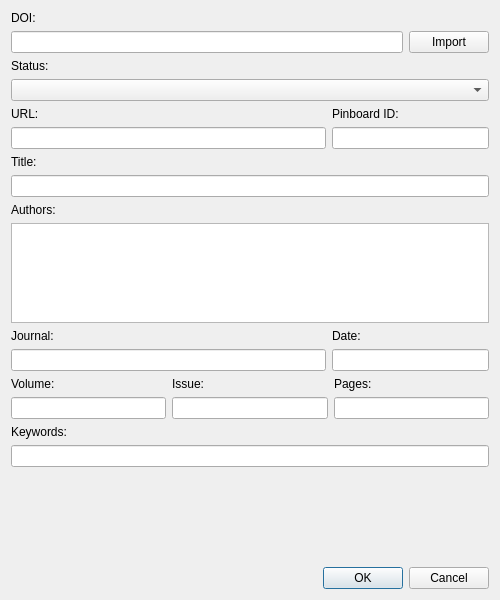
<?xml version="1.0" encoding="UTF-8"?>
<ui version="4.0">
 <class>DialogArticle</class>
 <widget class="QDialog" name="DialogArticle">
  <property name="geometry">
   <rect>
    <x>0</x>
    <y>0</y>
    <width>500</width>
    <height>600</height>
   </rect>
  </property>
  <property name="windowTitle">
   <string>Article details</string>
  </property>
  <layout class="QVBoxLayout" name="verticalLayout">
   <item>
    <widget class="QLabel" name="label">
     <property name="text">
      <string>DOI:</string>
     </property>
    </widget>
   </item>
   <item>
    <layout class="QHBoxLayout" name="horizontalLayout">
     <item>
      <widget class="QLineEdit" name="tbDOI"/>
     </item>
     <item>
      <widget class="QPushButton" name="btnFromDOI">
       <property name="text">
        <string>Import</string>
       </property>
      </widget>
     </item>
    </layout>
   </item>
   <item>
    <widget class="QLabel" name="label_2">
     <property name="text">
      <string>Status:</string>
     </property>
    </widget>
   </item>
   <item>
    <widget class="QComboBox" name="cbStatus"/>
   </item>
   <item>
    <layout class="QHBoxLayout" name="horizontalLayout_6" stretch="2,1">
     <property name="topMargin">
      <number>0</number>
     </property>
     <item>
      <widget class="QLabel" name="label_3">
       <property name="text">
        <string>URL:</string>
       </property>
      </widget>
     </item>
     <item>
      <widget class="QLabel" name="label_12">
       <property name="text">
        <string>Pinboard ID:</string>
       </property>
      </widget>
     </item>
    </layout>
   </item>
   <item>
    <layout class="QHBoxLayout" name="horizontalLayout_7" stretch="2,1">
     <property name="topMargin">
      <number>0</number>
     </property>
     <item>
      <widget class="QLineEdit" name="tbURL"/>
     </item>
     <item>
      <widget class="QLineEdit" name="tbPinboard"/>
     </item>
    </layout>
   </item>
   <item>
    <widget class="QLabel" name="label_4">
     <property name="text">
      <string>Title:</string>
     </property>
    </widget>
   </item>
   <item>
    <widget class="QLineEdit" name="tbTitle"/>
   </item>
   <item>
    <widget class="QLabel" name="label_5">
     <property name="text">
      <string>Authors:</string>
     </property>
    </widget>
   </item>
   <item>
    <widget class="QPlainTextEdit" name="tbAuthors">
     <property name="maximumSize">
      <size>
       <width>16777215</width>
       <height>100</height>
      </size>
     </property>
    </widget>
   </item>
   <item>
    <layout class="QHBoxLayout" name="horizontalLayout_2" stretch="2,1">
     <property name="topMargin">
      <number>0</number>
     </property>
     <item>
      <widget class="QLabel" name="label_6">
       <property name="text">
        <string>Journal:</string>
       </property>
      </widget>
     </item>
     <item>
      <widget class="QLabel" name="label_7">
       <property name="text">
        <string>Date:</string>
       </property>
      </widget>
     </item>
    </layout>
   </item>
   <item>
    <layout class="QHBoxLayout" name="horizontalLayout_3" stretch="2,1">
     <property name="topMargin">
      <number>0</number>
     </property>
     <item>
      <widget class="QLineEdit" name="tbJournal"/>
     </item>
     <item>
      <widget class="QLineEdit" name="tbDate"/>
     </item>
    </layout>
   </item>
   <item>
    <layout class="QHBoxLayout" name="horizontalLayout_4">
     <property name="topMargin">
      <number>0</number>
     </property>
     <item>
      <widget class="QLabel" name="label_9">
       <property name="text">
        <string>Volume:</string>
       </property>
      </widget>
     </item>
     <item>
      <widget class="QLabel" name="label_10">
       <property name="text">
        <string>Issue:</string>
       </property>
      </widget>
     </item>
     <item>
      <widget class="QLabel" name="label_11">
       <property name="text">
        <string>Pages:</string>
       </property>
      </widget>
     </item>
    </layout>
   </item>
   <item>
    <layout class="QHBoxLayout" name="horizontalLayout_5">
     <property name="topMargin">
      <number>0</number>
     </property>
     <item>
      <widget class="QLineEdit" name="tbVolume"/>
     </item>
     <item>
      <widget class="QLineEdit" name="tbIssue"/>
     </item>
     <item>
      <widget class="QLineEdit" name="tbPages"/>
     </item>
    </layout>
   </item>
   <item>
    <widget class="QLabel" name="label_8">
     <property name="text">
      <string>Keywords:</string>
     </property>
    </widget>
   </item>
   <item>
    <widget class="QLineEdit" name="tbKeywords"/>
   </item>
   <item>
    <spacer name="verticalSpacer">
     <property name="orientation">
      <enum>Qt::Vertical</enum>
     </property>
     <property name="sizeHint" stdset="0">
      <size>
       <width>20</width>
       <height>40</height>
      </size>
     </property>
    </spacer>
   </item>
   <item>
    <widget class="QDialogButtonBox" name="buttonBox">
     <property name="orientation">
      <enum>Qt::Horizontal</enum>
     </property>
     <property name="standardButtons">
      <set>QDialogButtonBox::Cancel|QDialogButtonBox::Ok</set>
     </property>
    </widget>
   </item>
  </layout>
 </widget>
 <resources/>
 <connections>
  <connection>
   <sender>buttonBox</sender>
   <signal>rejected()</signal>
   <receiver>DialogArticle</receiver>
   <slot>reject()</slot>
   <hints>
    <hint type="sourcelabel">
     <x>316</x>
     <y>260</y>
    </hint>
    <hint type="destinationlabel">
     <x>286</x>
     <y>274</y>
    </hint>
   </hints>
  </connection>
 </connections>
</ui>
